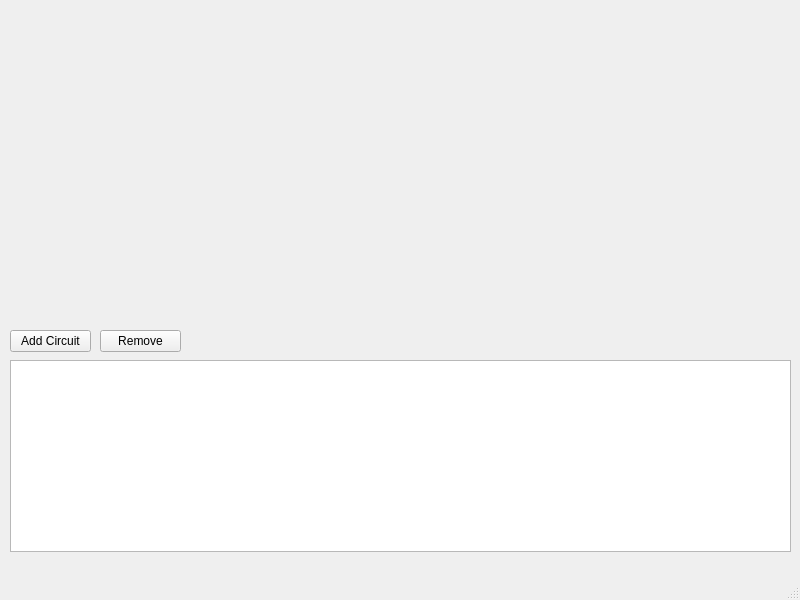
<?xml version="1.0" encoding="UTF-8"?>
<ui version="4.0">
 <class>SpacecraftDesigner</class>
 <widget class="QMainWindow" name="SpacecraftDesigner">
  <property name="geometry">
   <rect>
    <x>0</x>
    <y>0</y>
    <width>800</width>
    <height>600</height>
   </rect>
  </property>
  <property name="windowTitle">
   <string>Spacecraft Designer</string>
  </property>
  <widget class="QWidget" name="centralwidget">
   <widget class="QTreeView" name="circuitview">
    <property name="geometry">
     <rect>
      <x>10</x>
      <y>360</y>
      <width>781</width>
      <height>192</height>
     </rect>
    </property>
   </widget>
   <widget class="QPushButton" name="circuitadd">
    <property name="geometry">
     <rect>
      <x>10</x>
      <y>330</y>
      <width>81</width>
      <height>22</height>
     </rect>
    </property>
    <property name="text">
     <string>Add Circuit</string>
    </property>
   </widget>
   <widget class="QPushButton" name="circuitremove">
    <property name="geometry">
     <rect>
      <x>100</x>
      <y>330</y>
      <width>81</width>
      <height>22</height>
     </rect>
    </property>
    <property name="text">
     <string>Remove</string>
    </property>
   </widget>
  </widget>
  <widget class="QMenuBar" name="menubar">
   <property name="geometry">
    <rect>
     <x>0</x>
     <y>0</y>
     <width>800</width>
     <height>19</height>
    </rect>
   </property>
  </widget>
  <widget class="QStatusBar" name="statusbar"/>
 </widget>
 <resources/>
 <connections/>
</ui>
